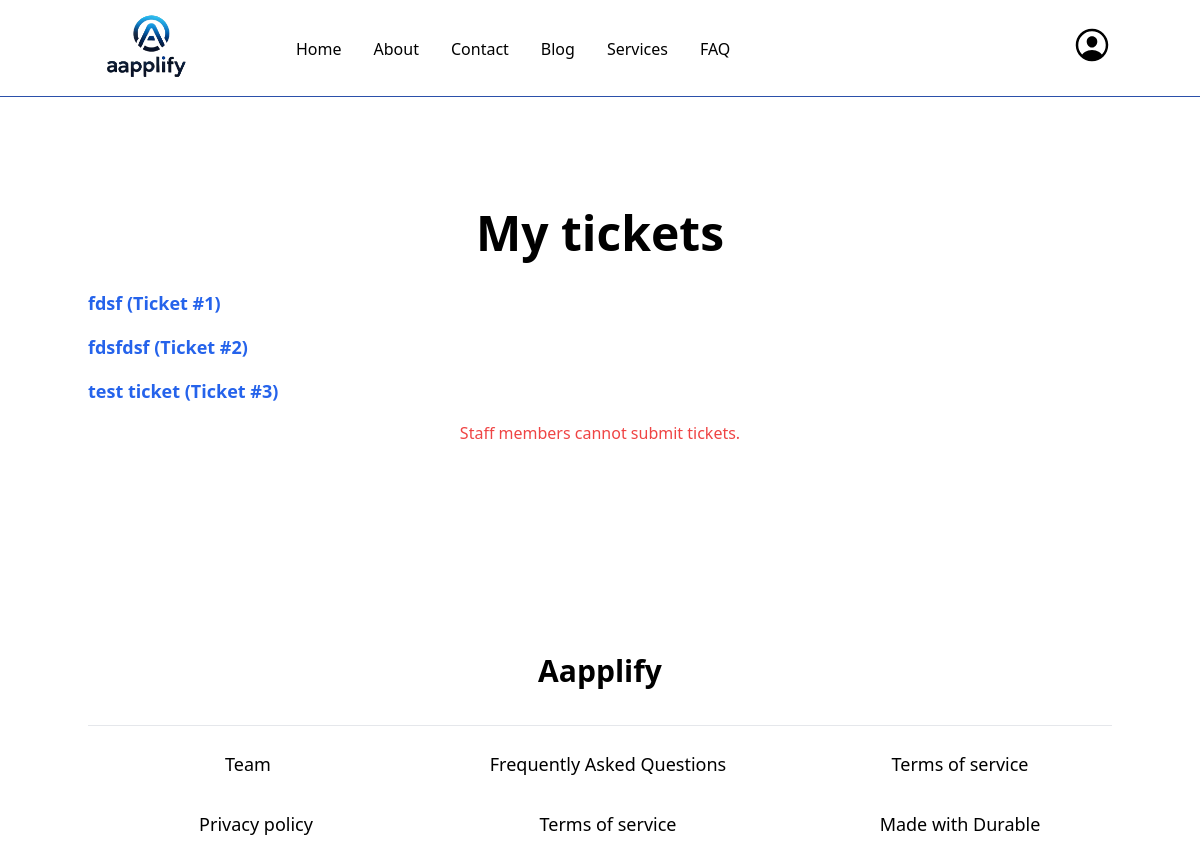
The app's page /token/ (signed in), older data.
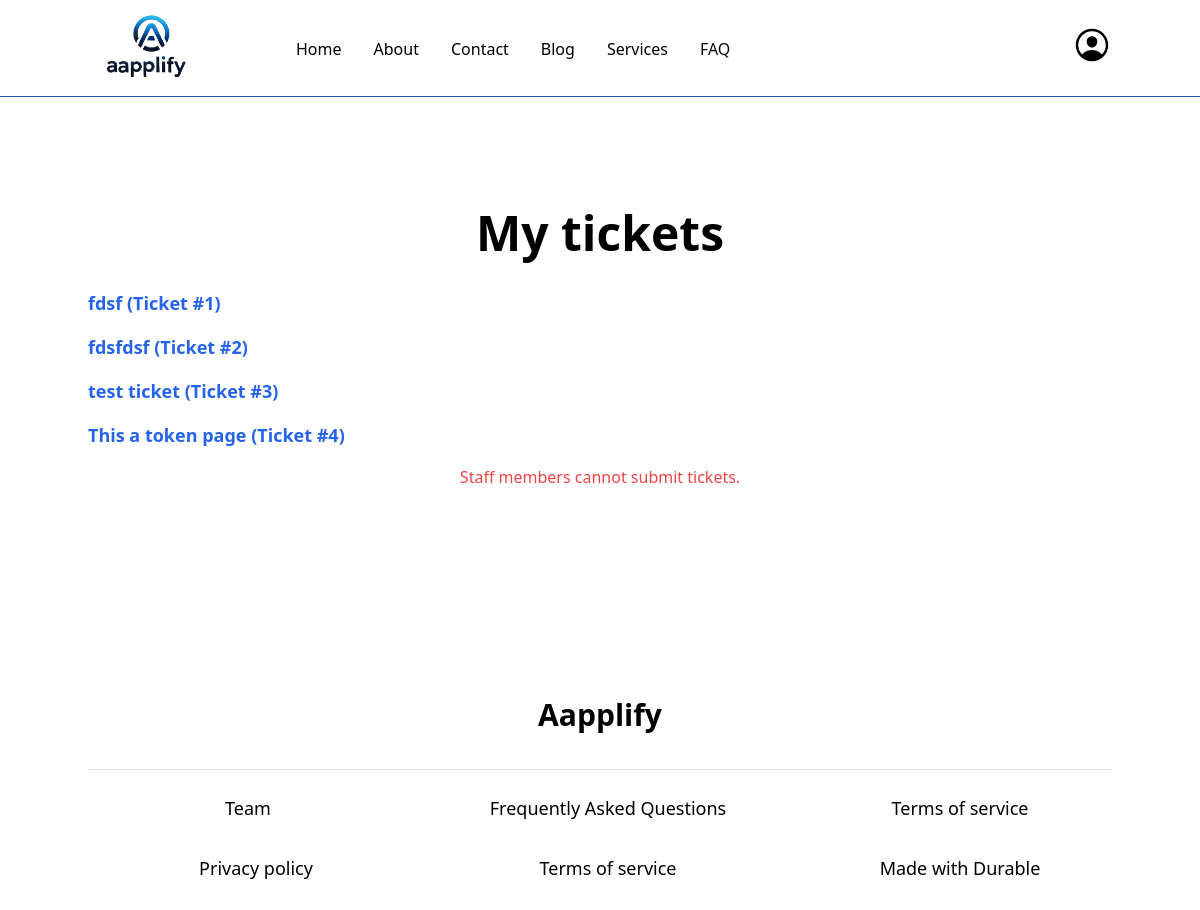
The same page, newer data.
### mainapp/models.py (models this page shows, shortened)
class Ticket(BaseModel):
    subject = models.CharField(_("Subject"), max_length=255)
    staff = models.ForeignKey('authentication.User', on_delete=models.CASCADE, related_name='staffs', null=True, blank=True)
    user = models.ForeignKey('authentication.User', on_delete=models.CASCADE, related_name="users", null=True, blank=True)
    class Meta:
        verbose_name = _("Ticket")
        verbose_name_plural = _("Tickets")

### mainapp/views.py (the view, shortened to what this page needs)
# urls.py: path('token/', TokenView.as_view(), name='main_token'),
class TokenView(View):
    def get(self, request):
        if request.user.is_staff:
            tickets = Ticket.objects.all()
        else:
            tickets = Ticket.objects.filter(user=request.user)
        form = TicketForm()
        return render(request, 'pages/token.html', context={"form": form, "tickets": tickets})

### templates/pages/token.html (shortened to what this page needs)
{% extends "mainbase.html" %}
{% load static %}
{% block content %}
    <section class="py-28 flex flex-col items-center justify-center container">
        <h2 class="text-5xl font-bold text-center mb-8">My tickets</h2>
        <div class="w-full">
            {% if tickets %}
                <ul class="list-none">
                    {% for ticket in tickets %}
                        <li class="mb-4">
                            <a href="{% url 'ticket_detail' ticket.pk %}" class="text-lg font-semibold text-blue-600">
                                {{ ticket.subject }} (Ticket #{{ ticket.pk }})
                            </a>
                        </li>
                    {% endfor %}
                </ul>
            {% else %}
                <p>No tickets found.</p>
            {% endif %}
        </div>
        {% if not request.user.is_staff %}
        <h2 class="text-5xl font-bold text-center mb-8">Submit Ticket</h2>
        <form method="POST" enctype="multipart/form-data" class="container grid gap-5">
            {% csrf_token %}
            {% if form.non_field_errors %}
                <div class="alert alert-danger">
                    {{ form.non_field_errors }}
                </div>
            {% endif %}
            {{ form.as_p }}
            <button class="bg-blue-700 py-4 rounded-md text-xl text-white" type="submit">Submit</button>
        </form>
    {% else %}
        <p class="text-center text-red-500">Staff members cannot submit tickets.</p>
    {% endif %}
    </section>
{% endblock content %}

Row changes from the older to the newer data that the page shows:
added Ticket: subject "This a token page", pk "4"
